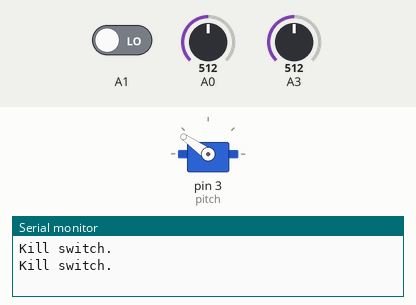
Bench run of a sketch on a simulated Arduino Uno, built with avr-gcc and run on an emulated ATmega328P. On the bench: servo, the last lines printed to the serial monitor. The inputs (shaded band) are chosen by the test bench; at power-on: A1 LOW, A0 = 512, A3 = 512. EEPROM starts erased.

Above: at 2.8 s.
2.9 s: A1 driven HIGH
At 4.4 s:
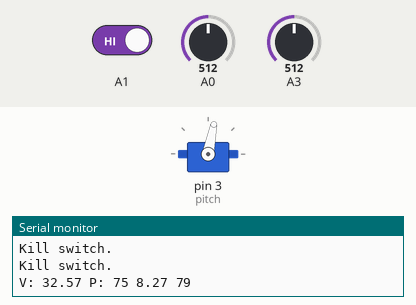
Timing chart, 0 to 6.1 s (numbered marks = the images above; inputs shaded):
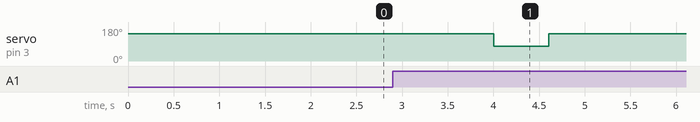

The sketch:

_2017CombinedTurbineControlSystem.ino
```cpp
// Control system for the 2017 Penn State Collegiate Wind Competition test turbine.
// Authors: Patrick Nicodemus, Mitchell Proulx, Joseph Miscioscia.
// Date: April 17, 2017

#include <Servo.h>
#include <EEPROM.h>

Servo pitch; // Controls the pitch angle of the turbine blades.

const double MARGIN = 1.1;
const double RESISTOR_SCALING_FACTOR = 1.02;
const int BRAKE_PITCH = 145;
const byte RECOVERY = 0xFF;
const int CYCLES_FOR_ADJUSTMENT = 10;
const int MS_PER_CYCLE = 200;
const int STARTUP_PITCH = 75;
const double VOLTAGE_DIVIDER_TURBINE = 13.015;
const double VOLTAGE_DIVIDER_LOAD = 10.2933;//11.13;
const double MAX_VOLTAGE = 40; //Voltage observed at 11m/s
const double TURN_ON_VOLTAGE = 10.0;

double inferWindSpeed(int, double);
boolean voltageConsistentlyDifferent(double , double);
int optimumPitch(double);

void setup() {
  //Initialize Serial system output/input
  Serial.begin(9600);
  pitch.attach(3); // Control line on pin 3.

  if(EEPROM.read(0)){ // Byte 0 contains a startup-flag asking whether it has been used before.
    pitch.write((int) EEPROM.read(1)); //EEPROM[1] contains the previous blade pitch.
  } else {
    pitch.write(STARTUP_PITCH); // Should this be a generic value or the optimal startup angle or what?
  }
  /* pinMode(A1,OUTPUT);
  pinMode(A2,INPUT);
  digitalWrite(A0,HIGH);
  EEPROM.write(1,0);x
  EEPROM.write(1,85); */ // I don't know which pins our values are connected to on the new arduino. Will verify.
}

void loop() {
  double turbineVoltage;
  double loadVoltage;
  boolean killSwitch;
  boolean disconnected;
  static boolean disconnectedState = false;
  static boolean killState = false;
  static int adjustmentCounter = 0;
  int voltageDifferenceCounter;
  static int currentBladePitch = STARTUP_PITCH;
  double inferredWindSpeed;

  // Part 1 - Acquire data from sensors
  turbineVoltage = VOLTAGE_DIVIDER_TURBINE*((double)analogRead(A0))*5.0/1023.0;
  loadVoltage = RESISTOR_SCALING_FACTOR*VOLTAGE_DIVIDER_LOAD*((double)analogRead(A3))*5.0/1023.0;
  killSwitch = (digitalRead(A1) == LOW);

  // Part 2 - Business Logic.
  disconnected = voltageConsistentlyDifferent(turbineVoltage, loadVoltage);
  if(disconnected) { // Brake the turbine, and prepare for the Arduino to lose power.
    EEPROM.write(0,RECOVERY);                   //Save to the Arduino a flag that says it's mid competition.
    EEPROM.write(1, (byte) currentBladePitch);  //Save the current blade pitch for after startup.
    disconnectedState = true;
    Serial.print("Disconnect.");
    pitch.write(BRAKE_PITCH);
    delay(10000);
  } else if (killSwitch){
    Serial.print("Kill switch.\n");
    killState = true;
    pitch.write(BRAKE_PITCH);
    delay(2000);
  } else { // The circuit is closed and the kill switch is off.
    if(disconnectedState){ //The circuit was disconnected but has been closed; power has been restored.
      disconnectedState = false;
      pitch.write(currentBladePitch); // assuming currentBladePitch was positioned at before power was cut.
      delay(5000);
    } else if (killState){
      killState = false;
      pitch.write(currentBladePitch);
    }
    //Part 3 - Output
    if(!adjustmentCounter) { // Only execute every CYCLES_FOR_ADJUSTMENT cycles
      Serial.print("V: "); Serial.print(turbineVoltage); Serial.print(" P: "); Serial.print(currentBladePitch); Serial.print(' ');
      if( currentBladePitch > 85) { // The windspeed is high so the turbine has been braked
        if( turbineVoltage > MAX_VOLTAGE * 1.06 ){
          Serial.println("  <<< Still above max voltage");
          currentBladePitch += 2 ;
        } else if (turbineVoltage < MAX_VOLTAGE * 0.94 ){
          currentBladePitch -=  2 ;
          Serial.println("  <<< Voltage drop");
        } else {
          //do nothing
          Serial.println("  <<< Goldilocks");
        }
      } else if (currentBladePitch == 70) {
        Serial.println(" Low speed.");
        currentBladePitch = (turbineVoltage < TURN_ON_VOLTAGE)? STARTUP_PITCH : 76;
      }
      else { // Pitch is in the standard 76 - 85 range
        inferredWindSpeed = inferWindSpeed(currentBladePitch, turbineVoltage);
        currentBladePitch = optimumPitch(inferredWindSpeed);
      }
      pitch.write(currentBladePitch);
    }
    adjustmentCounter++;
    adjustmentCounter %= CYCLES_FOR_ADJUSTMENT;

    delay(MS_PER_CYCLE);
  }
}

boolean voltageConsistentlyDifferent(double turbineVoltage, double loadVoltage) {
  static double differences[7] = { 0, 0, 0, 0, 0, 0, 0};
  double voltageRatio;
  int count;

  voltageRatio = max( turbineVoltage/loadVoltage, loadVoltage/turbineVoltage );
  count = 0;
  for(int i = 0; i < 6; i++) {
    differences[i] = differences[i+1];
    if (!isnan(differences[i]) && differences[i] >= MARGIN ) {
      count++;
    }
  }
  differences[6] = voltageRatio;
  if(!isnan(voltageRatio) && voltageRatio >= MARGIN){
    count++;
  }
  return ( count >= 6 );
}

const double voltageData[8][10] =  { // 76 - 85
  { 13.73, 13.73, 13.73, 13.73, 13.73, 13.73, 13.73, 13.73, 13.73, 13.73 }, //5
  { 26.26, 26.26, 26.26, 26.26, 26.26, 26.26, 26.26, 26.26, 26.26, 26.26 }, //6
  { 31.51, 31.51, 31.51, 31.51, 31.51, 31.51, 31.51, 31.51, 31.51, 31.51 }, //7
  { 35.39, 35.39, 35.39, 35.39, 35.39, 35.39, 35.39, 35.39, 35.39, 35.39 }, //8
  { 36.50, 36.50, 36.50, 36.50, 36.50, 36.50, 36.50, 36.50, 36.50, 36.50 }, //9
  { 37.50, 37.50, 37.50, 37.50, 37.50, 37.50, 37.50, 37.50, 37.50, 37.50 }, //10
  { 38.50, 38.50, 38.50, 38.50, 38.50, 38.50, 38.50, 38.50, 38.50, 38.50 }, //11
  { 100.0, 100.0, 100.0, 100.0, 100.0, 100.0, 100.0, 100.0, 100.0, 100.0 }  //13

//  {  5.88,  6.16,  6.30,  6.32,  6.40,  6.45,  6.53,  6.58,  6.63,  6.68,  6.64,  6.70,  6.66,  6.68,  6.59,  5.83,  5.00,  4.70,  4.68,  4.70,  4.69,  4.62,  4.68,  4.65,  4.66,  4.63}, //5
//  {  8.62,  9.01,  9.21,  9.41,  9.51,  9.61,  9.78,  9.84,  9.98, 10.04, 10.16, 10.22, 10.26, 10.28, 10.28, 10.24, 10.26, 10.23, 10.15, 10.15, 10.08, 10.00,  9.95,  9.89,  9.75,  9.73}, //6
//  { 11.44, 11.77, 12.06, 12.12, 12.35, 12.52, 12.65, 12.85, 12.97, 13.11, 13.25, 13.33, 13.35, 13.43, 13.43, 13.37, 13.37, 13.28, 13.35, 13.25, 13.11, 13.05, 12.97, 12.86, 12.76, 12.62}, //7
//  { 14.28, 14.75, 15.06, 15.32, 15.60, 15.85, 16.05, 16.31, 16.46, 16.66, 16.81, 16.88, 16.73, 16.96, 16.94, 16.36, 16.85, 16.80, 16.68, 16.63, 16.56, 16.31, 16.11, 16.11, 15.81, 15.66}, //8
//  { 17.01, 18.45, 18.80, 19.10, 19.34, 19.35, 19.69, 19.94, 20.08, 20.23, 19.68, 20.31, 20.04, 20.24, 20.06, 20.03, 20.02, 19.68, 19.76, 19.44, 19.29, 18.99, 18.91, 18.46, 18.21, 17.87}, //9
//  { 19.25, 21.84, 22.05, 22.54, 21.73, 22.07, 21.25, 23.61, 23.73, 23.20, 23.84, 22.01, 21.63, 23.43, 22.35, 23.27, 22.50, 20.87, 22.48, 22.26, 21.83, 21.61, 21.24, 20.98, 20.78, 20.37}, //10
//  { 21.17, 22.65, 26.65, 23.37, 23.40, 24.08, 23.40, 23.47, 24.50, 24.01, 24.02, 23.60, 23.15, 23.80, 23.79, 22.82, 25.00, 21.73, 24.93, 22.88, 24.30, 22.95, 23.07, 23.34, 22.88, 22.60}, //11
//  { 26.36, 27.22, 26.87, 25.83, 25.73, 25.72, 25.31, 26.61, 26.52, 26.86, 26.21, 26.09, 26.07, 25.84, 24.92, 25.14, 24.76, 24.52, 27.04, 23.99, 23.75, 26.08, 25.64, 22.79, 24.91, 22.43}, //12
//  // { 22.49, 22.84, 23.69, 23.00, 23.95, 23.54, 23.24, 23.00, 22.76, 22.40, 22.00, 21.30, 21.46, 20.81 }
// { 29.84, 28.58, 28.11, 30.07, 30.20, 29.66, 28.53, 29.12, 29.25, 29.74, 29.92, 28.66, 28.48, 28.08, 27.44, 27.52, 26.82, 26.59, 26.25, 25.86, 25.49, 25.07, 24.59, 24.42, 23.98, 24.22}  //13
// { 23.57, 25.24, 23.64, 23.40, 24.67, 24.41, 23.61, 23.91, 23.55, 23.23, 22.98, 22.67, 22.16, 8.45, 7.53 }
};

int pitchData(int i, int j) {
  return j+65;
}

double inferWindSpeed(int currentBladePitch, double turbineVoltage){
  int i = -1;
  while( i < 6 && turbineVoltage >= voltageData[i+1][currentBladePitch-76]) {
    i++;
  }
  double x;
  if(i == -1) { // Lower than all boxes
    x = 0;
  } else if (i<6){
    x =  5 + i + (turbineVoltage - voltageData[i][currentBladePitch-76])/( voltageData[i+1][currentBladePitch-76] - voltageData[i][currentBladePitch-76] );
  } else {   //i >= 6
    double dw_dv = 2.0/(voltageData[7][currentBladePitch-76] - voltageData[6][currentBladePitch-76]);
    x =  11.0 + (turbineVoltage - voltageData[6][currentBladePitch-76])*dw_dv;
  }
  Serial.print(x);
  return x;
}

int optimumPitch( double windSpeed ) {
  double optim[7] = { 78, 78, 79, 79, 80, 80, 80 };
  if( windSpeed < 5) {
    Serial.print(' ');  Serial.println(STARTUP_PITCH);
    return STARTUP_PITCH;
  } else if (windSpeed > 11.3) {      //Too high! Brake.
    Serial.print(' ');  Serial.println(92);
    return 92;
  } else {
    double x = optim[(int)(windSpeed - 5)] + (optim[(int)(windSpeed - 5) + 1] - optim[(int)(windSpeed - 5)])*(windSpeed - floor(windSpeed));
    Serial.print(' '); Serial.println(round(x));
    return (int) round(x);
  }
}
```

Measured:
- after the input at 2.9 s, servo on pin 3 (pitch): 145° → 79° after 1.1 s, → 145° 0.60 s later
